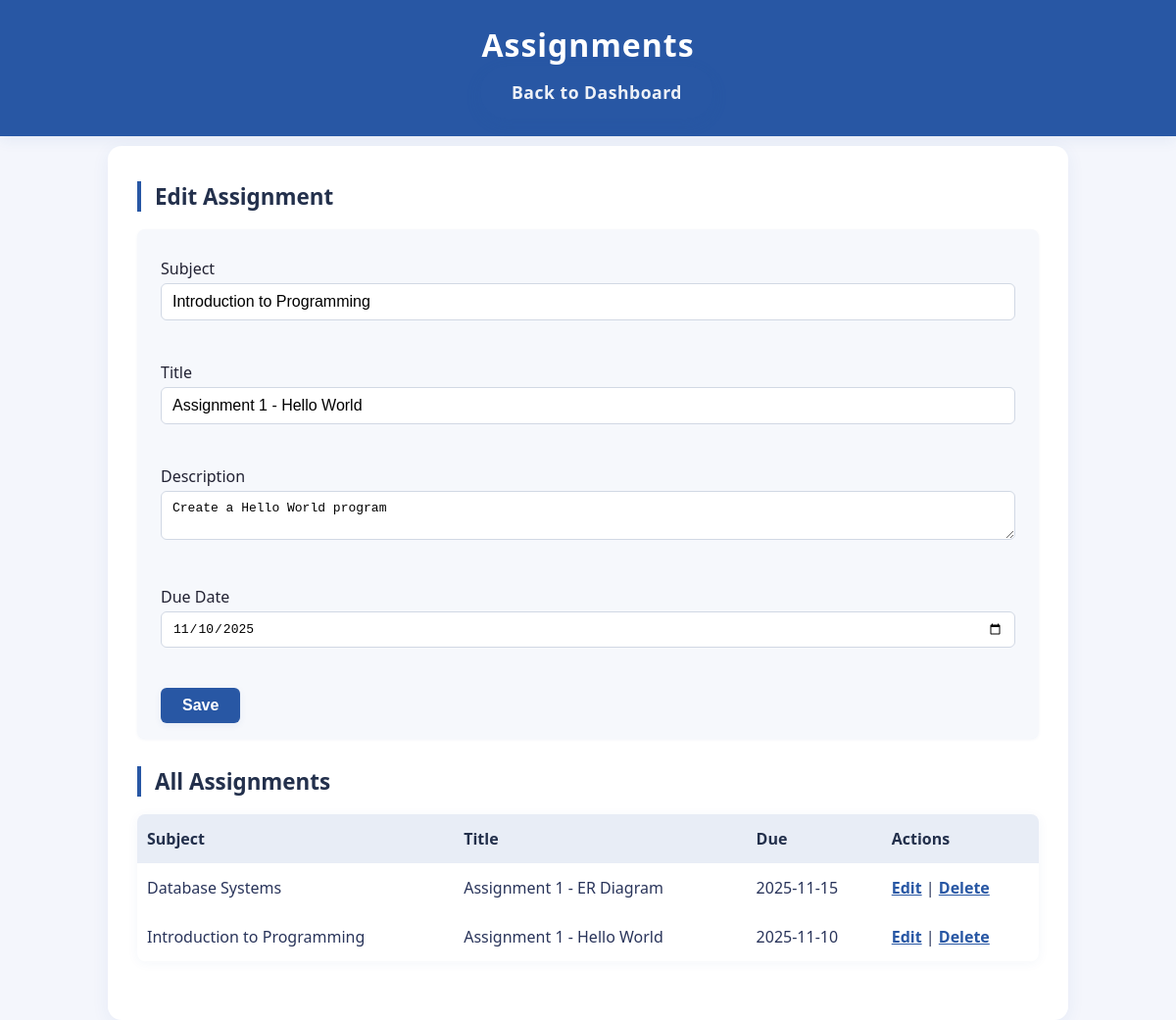
The app's page /assignments.php?action=edit&id=1 with its own data.
### tables this page shows
CREATE TABLE assignments (
  id INT AUTO_INCREMENT PRIMARY KEY,
  course_id INT NOT NULL,
  title VARCHAR(255) NOT NULL,
  description TEXT,
  due_date DATE,
  FOREIGN KEY (course_id) REFERENCES courses(id) ON DELETE CASCADE
);

CREATE TABLE courses (
  id INT AUTO_INCREMENT PRIMARY KEY,
  code VARCHAR(20) NOT NULL,
  title VARCHAR(255) NOT NULL,
  instructor_id INT,
  FOREIGN KEY (instructor_id) REFERENCES instructors(id) ON DELETE SET NULL
);

### assignments.php (the view, shortened to what this page needs)
<?php
require 'db_config.php';
$action = $_GET['action'] ?? 'list';
$id = isset($_GET['id']) ? (int)$_GET['id'] : null;
if($action === 'edit' && $id) {
  $stmt = $pdo->prepare('SELECT a.*, c.title AS subject_title FROM assignments a LEFT JOIN courses c ON a.course_id=c.id WHERE a.id=?');
  $stmt->execute([$id]);
  $assignment = $stmt->fetch();
}
$list = $pdo->query('SELECT a.*, c.title AS course_title FROM assignments a JOIN courses c ON a.course_id=c.id ORDER BY a.id DESC')->fetchAll();
?>
<!doctype html>
<html><head><meta charset='utf-8'><title>Assignments</title><link rel='stylesheet' href='styles.css'></head><body>
<header><h1>Assignments</h1><a href='index.php' class='back-btn'>Back to Dashboard</a></header>
<main>
  <h2><?= isset($assignment) ? 'Edit Assignment' : 'Add Assignment' ?></h2>
  <form method='post'>
    <label>Subject<br>
      <input name='subject' required value='<?= htmlspecialchars($assignment['subject_title'] ?? '') ?>'>
    </label><br>
    <label>Title<br><input name='title' required value='<?= htmlspecialchars($assignment['title'] ?? '') ?>'></label><br>
    <label>Description<br><textarea name='description'><?= htmlspecialchars($assignment['description'] ?? '') ?></textarea></label><br>
    <label>Due Date<br><input type='date' name='due_date' value='<?= htmlspecialchars($assignment['due_date'] ?? '') ?>'></label><br>
    <button type='submit'>Save</button>
  </form>
  <h2>All Assignments</h2>
  <table>
    <thead><tr><th>Subject</th><th>Title</th><th>Due</th><th>Actions</th></tr></thead>
    <tbody>
    <?php foreach($list as $r): ?>
      <tr>
        <td><?= htmlspecialchars($r['course_title']) ?></td>
        <td><?= htmlspecialchars($r['title']) ?></td>
        <td><?= htmlspecialchars($r['due_date']) ?></td>
        <td>
          <a href='assignments.php?action=edit&id=<?= $r['id'] ?>'>Edit</a> |
          <a href='assignments.php?action=delete&id=<?= $r['id'] ?>' onclick='return confirm("Delete?")'>Delete</a>
        </td>
      </tr>
    <?php endforeach; ?>
    </tbody>
  </table>
</main></body></html>

### styles.css (style rules this page uses)
body { font-family: 'Segoe UI', Arial, sans-serif; background: #f4f6fc; margin: 0; padding: 0; color: #23304c; }
header { background: #2857a4; color: #fff; padding: 24px 0 18px 0; text-align: center; margin-bottom: 10px; box-shadow: 0 4px 14px rgba(40,87,164,0.08); }
header h1 { margin: 0; font-weight: 700; letter-spacing: 1px; }
main { max-width: 920px; margin: 0 auto; background: #fff; border-radius: 14px; padding: 36px 30px 30px 30px; box-shadow: 0 4px 18px rgba(40,87,164,0.07); min-height: 70vh; }
h2 { border-left: 4px solid #2857a4; padding-left: 14px; font-size: 1.4em; margin-top: 0; color: #23304c; margin-bottom: 18px; }
table { border-radius: 8px; overflow: hidden; border-collapse: separate; border-spacing: 0; width: 100%; box-shadow: 0 2px 12px rgba(40,87,164,0.05); margin-bottom: 30px; }
thead { background: #e8edf6; color: #23304c; }
th, td { padding: 14px 10px; border: none; }
th { text-align: left; font-size: 1em; }
tbody tr { border-bottom: 1.5px solid #e2e7f1; transition: background 0.15s; }
td { font-size: 1em; color: #29345a; }
form { background: #f6f8fc; margin-bottom: 28px; padding: 20px 24px 16px 24px; border-radius: 8px; box-shadow: 0 1px 3px rgba(40,87,164,0.06); }
form label { display: block; font-weight: 500; margin-top: 9px; color: #223; }
form input, form select, form textarea { width: 100%; margin-top: 4px; margin-bottom: 11px; padding: 9px 11px; border-radius: 6px; border: 1px solid #d1d8e4; background: #fff; box-sizing: border-box; font-size: 1em; outline: none; transition: border 0.16s; }
button, input[type="submit"] { padding: 9px 22px; background: #2857a4; color: #fff; border: none; font-weight: 600; border-radius: 6px; cursor: pointer; font-size: 1em; margin-top: 8px; transition: background 0.16s, box-shadow 0.16s; box-shadow: 0 2px 7px rgba(40,87,164,0.09); }
a { color: #2857a4; text-decoration: underline; font-weight: bold; transition: color 0.14s; }
::placeholder { color: #b0b8c9; }
.back-btn { position: fixed; right: 34px; bottom: 34px; z-index: 1010; padding: 15px 32px; background: #2857a4; color: #fff !important; border-radius: 50px; font-size: 1.1em; font-weight: bold; box-shadow: 0 5px 18px rgba(40,87,164,0.16); display: inline-block; text-align: center; text-decoration: none; transition: background 0.17s, box-shadow 0.17s, transform 0.13s; letter-spacing: 0.5px; opacity: 0.92; }
header .back-btn { position: static; margin-left: 18px; margin-top: 0; margin-bottom: 0; }

### records on screen
assignments: subject "Introduction to Programming", title "Assignment 1 - Hello World", description "Create a Hello World program", due_date "11/10/2025", course.title "Introduction to Programming", due_date "2025-11-10"
assignments: course.title "Database Systems", title "Assignment 1 - ER Diagram", due_date "2025-11-15"
